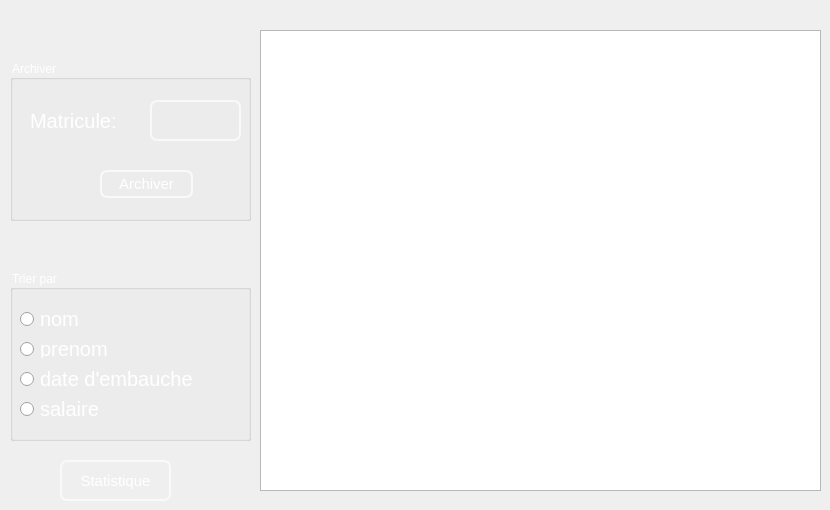
   <widget class="QWidget" name="tab_5">
    <attribute name="title">
     <string>Afficher Employee</string>
    </attribute>
    <widget class="QTableView" name="tab_employee_2">
     <property name="geometry">
      <rect>
       <x>260</x>
       <y>30</y>
       <width>561</width>
       <height>461</height>
      </rect>
     </property>
     <property name="styleSheet">
      <string notr="true">QTableView
{
    alternate-background-color: #1F1F1F;
    gridline-color: white;
    color: white;

    font: 75 9pt &quot;MS Shell Dlg 2&quot;;
}
QTableView::item 
{
    color: white;
}

QTableView::item:focus
{
    color: gray;
    background: #0063cd;
}
QTableView::item:selected
{
    color: red;
    background: #0063cd;
}

QCheckBox::indicator:checked, QCheckBox::indicator:unchecked{
    color: #b1b1b1;
    background-color: #323232;
    border: 1px solid #b1b1b1;
    border-radius: 1px;
    width: 7px;
    height: 7px;
    margin: 0px 5px 0 5px;
}

    padding-left:10px;
    height:100px;
    width:180px;
    color: #5a5a5a;
    border-bottom :1px solid #f0f0f0;</string>
     </property>
    </widget>
    <widget class="QPushButton" name="pb_stat">
     <property name="geometry">
      <rect>
       <x>60</x>
       <y>460</y>
       <width>111</width>
       <height>41</height>
      </rect>
     </property>
     <property name="font">
      <font>
       <pointsize>-1</pointsize>
      </font>
     </property>
     <property name="styleSheet">
      <string notr="true">QPushButton{

color: white;
background-color:Transparent;;
border-width: 2px;
border-color: #F9F9F9;
border-style: solid;
border-radius: 7;
padding: 3px;
font-size: 15px;


}
QPushButton:focus
{border:2px solid #FBAD25;
}</string>
     </property>
     <property name="text">
      <string>Statistique</string>
     </property>
    </widget>
    <widget class="QGroupBox" name="suppression_6">
     <property name="geometry">
      <rect>
       <x>10</x>
       <y>60</y>
       <width>241</width>
       <height>161</height>
      </rect>
     </property>
     <property name="styleSheet">
      <string notr="true">
font: 75 15pt &quot;MS Shell Dlg 2&quot;;
color:white</string>
     </property>
     <property name="title">
      <string>Archiver</string>
     </property>
     <widget class="QLabel" name="label_36">
      <property name="geometry">
       <rect>
        <x>20</x>
        <y>40</y>
        <width>91</width>
        <height>41</height>
       </rect>
      </property>
      <property name="palette">
       <palette>
        <active>
         <colorrole role="WindowText">
          <brush brushstyle="SolidPattern">
           <color alpha="255">
            <red>255</red>
            <green>255</green>
            <blue>255</blue>
           </color>
          </brush>
         </colorrole>
         <colorrole role="Button">
          <brush brushstyle="SolidPattern">
           <color alpha="0">
            <red>0</red>
            <green>0</green>
            <blue>0</blue>
           </color>
          </brush>
         </colorrole>
         <colorrole role="Text">
          <brush brushstyle="SolidPattern">
           <color alpha="255">
            <red>255</red>
            <green>255</green>
            <blue>255</blue>
           </color>
          </brush>
         </colorrole>
         <colorrole role="ButtonText">
          <brush brushstyle="SolidPattern">
           <color alpha="255">
            <red>255</red>
            <green>255</green>
            <blue>255</blue>
           </color>
          </brush>
         </colorrole>
         <colorrole role="Base">
          <brush brushstyle="SolidPattern">
           <color alpha="0">
            <red>0</red>
            <green>0</green>
            <blue>0</blue>
           </color>
          </brush>
         </colorrole>
         <colorrole role="Window">
          <brush brushstyle="SolidPattern">
           <color alpha="0">
            <red>0</red>
            <green>0</green>
            <blue>0</blue>
           </color>
          </brush>
         </colorrole>
         <colorrole role="PlaceholderText">
          <brush brushstyle="SolidPattern">
           <color alpha="128">
            <red>255</red>
            <green>255</green>
            <blue>255</blue>
           </color>
          </brush>
         </colorrole>
        </active>
        <inactive>
         <colorrole role="WindowText">
          <brush brushstyle="SolidPattern">
           <color alpha="255">
            <red>255</red>
            <green>255</green>
            <blue>255</blue>
           </color>
          </brush>
         </colorrole>
         <colorrole role="Button">
          <brush brushstyle="SolidPattern">
           <color alpha="0">
            <red>0</red>
            <green>0</green>
            <blue>0</blue>
           </color>
          </brush>
         </colorrole>
         <colorrole role="Text">
          <brush brushstyle="SolidPattern">
           <color alpha="255">
            <red>255</red>
            <green>255</green>
            <blue>255</blue>
           </color>
          </brush>
         </colorrole>
         <colorrole role="ButtonText">
          <brush brushstyle="SolidPattern">
           <color alpha="255">
            <red>255</red>
            <green>255</green>
            <blue>255</blue>
           </color>
          </brush>
         </colorrole>
         <colorrole role="Base">
          <brush brushstyle="SolidPattern">
           <color alpha="0">
            <red>0</red>
            <green>0</green>
            <blue>0</blue>
           </color>
          </brush>
         </colorrole>
         <colorrole role="Window">
          <brush brushstyle="SolidPattern">
           <color alpha="0">
            <red>0</red>
            <green>0</green>
            <blue>0</blue>
           </color>
          </brush>
         </colorrole>
         <colorrole role="PlaceholderText">
          <brush brushstyle="SolidPattern">
           <color alpha="128">
            <red>255</red>
            <green>255</green>
            <blue>255</blue>
           </color>
          </brush>
         </colorrole>
        </inactive>
        <disabled>
         <colorrole role="WindowText">
          <brush brushstyle="SolidPattern">
           <color alpha="255">
            <red>255</red>
            <green>255</green>
            <blue>255</blue>
           </color>
          </brush>
         </colorrole>
         <colorrole role="Button">
          <brush brushstyle="SolidPattern">
           <color alpha="0">
            <red>0</red>
            <green>0</green>
            <blue>0</blue>
           </color>
          </brush>
         </colorrole>
         <colorrole role="Text">
          <brush brushstyle="SolidPattern">
           <color alpha="255">
            <red>255</red>
            <green>255</green>
            <blue>255</blue>
           </color>
          </brush>
         </colorrole>
         <colorrole role="ButtonText">
          <brush brushstyle="SolidPattern">
           <color alpha="255">
            <red>255</red>
            <green>255</green>
            <blue>255</blue>
           </color>
          </brush>
         </colorrole>
         <colorrole role="Base">
          <brush brushstyle="SolidPattern">
           <color alpha="0">
            <red>0</red>
            <green>0</green>
            <blue>0</blue>
           </color>
          </brush>
         </colorrole>
         <colorrole role="Window">
          <brush brushstyle="SolidPattern">
           <color alpha="0">
            <red>0</red>
            <green>0</green>
            <blue>0</blue>
           </color>
          </brush>
         </colorrole>
         <colorrole role="PlaceholderText">
          <brush brushstyle="SolidPattern">
           <color alpha="128">
            <red>0</red>
            <green>0</green>
            <blue>0</blue>
           </color>
          </brush>
         </colorrole>
        </disabled>
       </palette>
      </property>
      <property name="font">
       <font>
        <family>MS Shell Dlg 2</family>
        <pointsize>15</pointsize>
        <weight>9</weight>
        <italic>false</italic>
        <bold>false</bold>
       </font>
      </property>
      <property name="text">
       <string>Matricule:</string>
      </property>
     </widget>
     <widget class="QLineEdit" name="le_matricule_supp_3">
      <property name="geometry">
       <rect>
        <x>140</x>
        <y>40</y>
        <width>91</width>
        <height>41</height>
       </rect>
      </property>
      <property name="styleSheet">
       <string notr="true">QLineEdit{
color: white;
background-color:Transparent;;
border-width: 2px;
border-color: #F9F9F9;
border-style: solid;
border-radius: 7;
padding: 3px;
font-size: 15px;

}
QLineEdit:focus
{border:2px solid #FBAD25;
}</string>
      </property>
     </widget>
     <widget class="QPushButton" name="pb_supprimer_3">
      <property name="geometry">
       <rect>
        <x>90</x>
        <y>110</y>
        <width>93</width>
        <height>28</height>
       </rect>
      </property>
      <property name="styleSheet">
       <string notr="true">QPushButton{

color: white;
background-color:Transparent;;
border-width: 2px;
border-color: #F9F9F9;
border-style: solid;
border-radius: 7;
padding: 3px;
font-size: 15px;


}
QPushButton:focus
{border:2px solid #FBAD25;
}</string>
      </property>
      <property name="text">
       <string>Archiver</string>
      </property>
     </widget>
    </widget>
    <widget class="QGroupBox" name="suppression_7">
     <property name="geometry">
      <rect>
       <x>10</x>
       <y>270</y>
       <width>241</width>
       <height>171</height>
      </rect>
     </property>
     <property name="styleSheet">
      <string notr="true">
font: 75 15pt &quot;MS Shell Dlg 2&quot;;
color:white</string>
     </property>
     <property name="title">
      <string>Trier par</string>
     </property>
     <widget class="QRadioButton" name="radioButton">
      <property name="geometry">
       <rect>
        <x>10</x>
        <y>40</y>
        <width>83</width>
        <height>18</height>
       </rect>
      </property>
      <property name="font">
       <font>
        <family>MS Shell Dlg 2</family>
        <pointsize>15</pointsize>
        <weight>9</weight>
        <italic>false</italic>
        <bold>false</bold>
       </font>
      </property>
      <property name="styleSheet">
       <string notr="true">color: rgb(255, 255, 255);</string>
      </property>
      <property name="text">
       <string>nom</string>
      </property>
     </widget>
     <widget class="QRadioButton" name="radioButton_2">
      <property name="geometry">
       <rect>
        <x>10</x>
        <y>70</y>
        <width>101</width>
        <height>18</height>
       </rect>
      </property>
      <property name="font">
       <font>
        <family>MS Shell Dlg 2</family>
        <pointsize>15</pointsize>
        <weight>9</weight>
        <italic>false</italic>
        <bold>false</bold>
       </font>
      </property>
      <property name="styleSheet">
       <string notr="true">color: rgb(255, 255, 255);</string>
      </property>
      <property name="text">
       <string>prenom</string>
      </property>
     </widget>
     <widget class="QRadioButton" name="radioButton_3">
      <property name="geometry">
       <rect>
        <x>10</x>
        <y>100</y>
        <width>181</width>
        <height>18</height>
       </rect>
      </property>
      <property name="font">
       <font>
        <family>MS Shell Dlg 2</family>
        <pointsize>15</pointsize>
        <weight>9</weight>
        <italic>false</italic>
        <bold>false</bold>
       </font>
      </property>
      <property name="styleSheet">
       <string notr="true">color: rgb(255, 255, 255);</string>
      </property>
      <property name="text">
       <string>date d'embauche</string>
      </property>
     </widget>
     <widget class="QRadioButton" name="radioButton_4">
      <property name="geometry">
       <rect>
        <x>10</x>
        <y>130</y>
        <width>83</width>
        <height>18</height>
       </rect>
      </property>
      <property name="font">
       <font>
        <family>MS Shell Dlg 2</family>
        <pointsize>15</pointsize>
        <weight>9</weight>
        <italic>false</italic>
        <bold>false</bold>
       </font>
      </property>
      <property name="styleSheet">
       <string notr="true">color: rgb(255, 255, 255);</string>
      </property>
      <property name="text">
       <string>salaire</string>
      </property>
     </widget>
    </widget>
   </widget>
